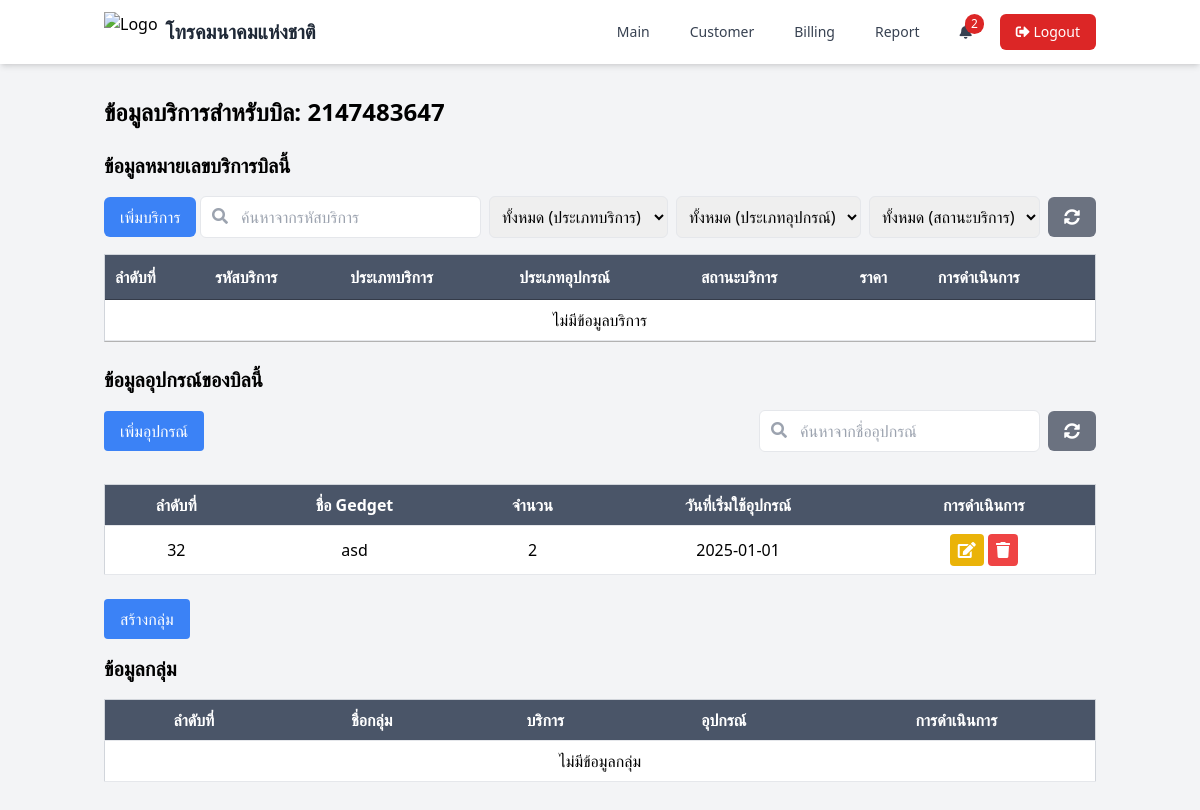
/page/service_bill.php?id_bill=41 (signed in), run on the app's committed database.
### tables this page shows
CREATE TABLE `bill_customer` (
  `id_bill` int(11) NOT NULL,
  `number_bill` int(15) DEFAULT NULL,
  `type_bill` enum('CIP+','Special Bill','Nt1') DEFAULT NULL,
  `status_bill` enum('ใช้งาน','ยกเลิกใช้งาน') DEFAULT NULL,
  `id_customer` int(11) DEFAULT NULL,
  `create_at` date DEFAULT NULL,
  `update_at` date DEFAULT NULL,
  `date_count` int(11) DEFAULT NULL,
  `end_date` date DEFAULT NULL,
  `contact_count` int(11) DEFAULT 0,
  `contact_status` enum('ยังไม่ได้เลือก','ต่อสัญญา','ยกเลิกสัญญา') DEFAULT 'ยังไม่ได้เลือก'
);

CREATE TABLE `gedget` (
  `id_gedget` int(11) NOT NULL,
  `name_gedget` varchar(100) DEFAULT NULL,
  `quantity_gedget` int(5) DEFAULT NULL,
  `id_bill` int(11) NOT NULL,
  `create_at` date DEFAULT NULL
);

### page/service_bill.php (the view, shortened to what this page needs)
<?php
require_once '../function/functions.php';
$id_bill = isset($_GET['id_bill']) ? intval($_GET['id_bill']) : 0;
if ($id_bill > 0) {
    $sql = "SELECT * FROM bill_customer WHERE id_bill = ?";
    $stmt = $conn->prepare($sql);
    $stmt->bind_param("i", $id_bill);
    $stmt->execute();
    $result = $stmt->get_result();
    $bill = $result->fetch_assoc();
    $sql = "SELECT * FROM service_customer WHERE id_bill = ?";
    $stmt = $conn->prepare($sql);
    $stmt->bind_param("i", $id_bill);
    $stmt->execute();
    $services = $stmt->get_result()->fetch_all(MYSQLI_ASSOC);
    $sql = "SELECT * FROM gedget WHERE id_bill = ?";
    $stmt = $conn->prepare($sql);
    $stmt->bind_param("i", $id_bill);
    $stmt->execute();
    $gedgets = $stmt->get_result()->fetch_all(MYSQLI_ASSOC);
    $sql = "SELECT * FROM service_customer WHERE id_bill = ?";
    $stmt = $conn->prepare($sql);
    $stmt->bind_param("i", $id_bill);
    $stmt->execute();
    $services = $stmt->get_result()->fetch_all(MYSQLI_ASSOC);
    $sql = "SELECT * FROM gedget WHERE id_bill = ?";
    $stmt = $conn->prepare($sql);
    $stmt->bind_param("i", $id_bill);
    $stmt->execute();
    $gedgets = $stmt->get_result()->fetch_all(MYSQLI_ASSOC);
    $sql = "SELECT sc.id_service, sc.code_service, sc.type_service, sc.type_gadget, sc.status_service,
    COALESCE(SUM(o.mainpackage_price + o.ict_price), 0) AS total_price
    FROM service_customer sc
    LEFT JOIN package_list pl ON sc.id_service = pl.id_service AND pl.status_package = 'ใช้งาน'
    LEFT JOIN product_list pr ON pl.id_package = pr.id_package AND pr.status_product = 'ใช้งาน'
    LEFT JOIN overide o ON pr.id_product = o.id_product
    WHERE sc.id_bill = ?
    GROUP BY sc.id_service";
    $stmt = $conn->prepare($sql);
    $stmt->bind_param("i", $id_bill);
    $stmt->execute();
    $services = $stmt->get_result()->fetch_all(MYSQLI_ASSOC);
} else {
    header('Location: bill.php');
    exit;
}
?>
<!DOCTYPE html>
<html lang="en">
<head>
    <script src="https://cdn.tailwindcss.com"></script>
    <link rel="stylesheet" type="text/css" href="https://cdn.datatables.net/1.11.5/css/jquery.dataTables.css">
    <link rel="stylesheet" href="https://cdnjs.cloudflare.com/ajax/libs/font-awesome/5.15.4/css/all.min.css">
</head>
<body class="bg-gray-100">
    <?php include './components/navbar.php'; ?>
    <div class="container mx-auto px-4 py-8">
        <h1 class="text-2xl font-bold mb-4">ข้อมูลบริการสำหรับบิล: <?php echo htmlspecialchars($bill['number_bill']); ?></h1>
        <div class="mt-6">
            <h2 class="text-xl font-bold mb-4">ข้อมูลหมายเลขบริการบิลนี้</h2>
                <div class="flex justify-between items-center mb-4">
                    <button onclick="openModal('service')" class="bg-blue-500 text-white px-4 py-2 rounded-md">เพิ่มบริการ</button>
                    <div class="flex items-center">
                        <div class="relative">
                            <input type="text" id="serviceSearch" placeholder="ค้นหาจากรหัสบริการ" class="border p-2 rounded-md pl-10 mr-2">
                            <i class="fas fa-search absolute left-3 top-3 text-gray-400"></i>
                        </div>
                        <select id="serviceTypeFilter" class="p-2 border rounded-md mr-2">
                            <option value="">ทั้งหมด (ประเภทบริการ)</option>
                        </select>
                        <select id="serviceGadgetFilter" class="p-2 border rounded-md mr-2">
                            <option value="">ทั้งหมด (ประเภทอุปกรณ์)</option>
                        </select>
                        <select id="serviceStatusFilter" class="p-2 border rounded-md mr-2">
                            <option value="">ทั้งหมด (สถานะบริการ)</option>
                        </select>
                        <button onclick="resetServiceFilters()" class="bg-gray-500 text-white px-4 py-2 rounded-md"> <i class="fas fa-sync-alt"></i></button>
                    </div>
                </div>
            <table id="serviceTable" class="common-table min-w-full bg-white border border-gray-300">
                <thead>
                    <tr>
                        <th class="py-2 px-4 border-b">ลำดับที่</th>
                        <th class="py-2 px-4 border-b">รหัสบริการ</th>
                        <th class="py-2 px-4 border-b">ประเภทบริการ</th>
                        <th class="py-2 px-4 border-b">ประเภทอุปกรณ์</th>
                        <th class="py-2 px-4 border-b">สถานะบริการ</th>
                        <th class="py-2 px-4 border-b">ราคา</th>
                        <th class="py-2 px-4 border-b">การดำเนินการ</th>
                    </tr>
                </thead>
                <tbody>
                    <?php if (!empty($services)): ?>
                        <?php foreach ($services as $service): ?>
                            <tr>
                                <td class="py-2 px-4 border-b text-center"></td>
                                <td class="py-2 px-4 border-b text-center"><?php echo htmlspecialchars($service['code_service']); ?></td>
                                <td class="py-2 px-4 border-b text-center"><?php echo htmlspecialchars($service['type_service']); ?></td>
                                <td class="py-2 px-4 border-b text-center"><?php echo htmlspecialchars($service['type_gadget']); ?></td>
                                <td class="py-2 px-4 border-b text-center"><?php echo htmlspecialchars($service['status_service']); ?></td>
                                <td class="py-2 px-4 border-b text-center"><?php echo htmlspecialchars($service['total_price'] ?? '0'); ?></td>
                                <td class="py-2 px-4 border-b text-center">
                                    <button onclick="openModal('service', <?php echo $service['id_service']; ?>)" class="bg-yellow-500 text-white px-2 py-1 rounded"> <i class="fas fa-edit"></i></button>
                                    <button onclick="deleteItem('service', <?php echo $service['id_service']; ?>)" class="bg-red-500 text-white px-2 py-1 rounded"><i class="fas fa-trash"></i></button>
                                    <a href="service_detail.php?id_service=<?php echo $service['id_service']; ?>" class="bg-blue-500 text-white px-2 py-1 rounded-md">
                                        <i class="fas fa-info-circle"></i> Info
                                    </a>
                                </td>
                            </tr>
                        <?php endforeach; ?>
                    <?php else: ?>
                        <tr>
                            <td colspan="7" class="py-2 px-4 border-b text-center">ไม่มีข้อมูลบริการ</td>
                        </tr>
                    <?php endif; ?>
                </tbody>
            </table>
        </div>
        <div class="mt-6">
            <h2 class="text-xl font-bold mb-4">ข้อมูลอุปกรณ์ของบิลนี้</h2>
                <div class="flex justify-between items-center mb-4">
                    <button onclick="openModal('gedget')" class="bg-blue-500 text-white px-4 py-2 rounded mb-4">เพิ่มอุปกรณ์</button>
                    <div class="flex justify-between items-center mb-4">
                        <div class="relative">
                            <input type="text" id="gedgetSearch" placeholder="ค้นหาจากชื่ออุปกรณ์" class="border p-2 rounded-md pl-10 mr-2">
                            <i class="fas fa-search absolute left-3 top-3 text-gray-400"></i>
                        </div>
                        <button onclick="resetGedgetFilters()" class="bg-gray-500 text-white px-4 py-2 rounded-md"> <i class="fas fa-sync-alt"></i></button>
                    </div>
                </div>
            <table id="gedgetTable" class="common-table min-w-full bg-white border border-gray-300">
                <thead>
                    <tr>
                        <th class="py-2 px-4 border-b">ลำดับที่</th>
                        <th class="py-2 px-4 border-b">ชื่อ Gedget</th>
                        <th class="py-2 px-4 border-b">จำนวน</th>
                        <th class="py-2 px-4 border-b">วันที่เริ่มใช้อุปกรณ์</th>
                        <th class="py-2 px-4 border-b">การดำเนินการ</th>
                    </tr>
                </thead>
                <tbody>
                    <?php if (!empty($gedgets)): ?>
                        <?php foreach ($gedgets as $gedget): ?>
                            <tr>
                                <td class="py-2 px-4 border-b text-center"><?php echo $gedget['id_gedget']; ?></td>
                                <td class="py-2 px-4 border-b text-center"><?php echo htmlspecialchars($gedget['name_gedget']); ?></td>
                                <td class="py-2 px-4 border-b text-center"><?php echo htmlspecialchars($gedget['quantity_gedget']); ?></td>
                                <td class="py-2 px-4 border-b text-center"><?php echo htmlspecialchars($gedget['create_at']); ?></td>
                                <td class="py-2 px-4 border-b text-center">
                                    <button onclick="openModal('gedget', <?php echo $gedget['id_gedget']; ?>)" class="bg-yellow-500 text-white px-2 py-1 rounded"> <i class="fas fa-edit"></i></button>
                                    <button onclick="deleteItem('gedget', <?php echo $gedget['id_gedget']; ?>)" class="bg-red-500 text-white px-2 py-1 rounded"><i class="fas fa-trash"></i></button>
                                </td>
                            </tr>
                        <?php endforeach; ?>
                    <?php else: ?>
                        <tr>
                            <td colspan="4" class="py-2 px-4 border-b text-center">ไม่มีข้อมูล Gedget</td>
                        </tr>
                    <?php endif; ?>
                </tbody>
            </table>
        </div>
        <div class="mt-6">
            <button onclick="openModal('group')" class="bg-blue-500 text-white px-4 py-2 rounded mb-4">สร้างกลุ่ม</button>
            <h2 class="text-xl font-bold mb-4">ข้อมูลกลุ่ม</h2>
            <table id="groupTable" class="common-table min-w-full bg-white border border-gray-300">
                <thead>
                    <tr>
                        <th class="py-2 px-4 border-b">ลำดับที่</th>
                        <th class="py-2 px-4 border-b">ชื่อกลุ่ม</th>
                        <th class="py-2 px-4 border-b">บริการ</th>
                        <th class="py-2 px-4 border-b">อุปกรณ์</th>
                        <th class="py-2 px-4 border-b">การดำเนินการ</th>
                    </tr>
                </thead>
                <tbody>
                    <?php
                    $sql = "SELECT * FROM group_service WHERE id_bill = ?";
                    $stmt = $conn->prepare($sql);
                    $stmt->bind_param("i", $id_bill);
                    $stmt->execute();
                    $groups = $stmt->get_result()->fetch_all(MYSQLI_ASSOC);
                    if (!empty($groups)): ?>
                        <?php foreach ($groups as $group): ?>
                            <?php
                            $sql = "SELECT * FROM group_servicedetail WHERE id_group = ?";
                            $stmt = $conn->prepare($sql);
                            $stmt->bind_param("i", $group['id_group']);
                            $stmt->execute();
                            $groupDetails = $stmt->get_result()->fetch_all(MYSQLI_ASSOC);
                            $servicesInGroup = [];
                            $gedgetsInGroup = [];
                            foreach ($groupDetails as $detail) {
                                if ($detail['id_service']) {
                                    $sql = "SELECT * FROM service_customer WHERE id_service = ?";
                                    $stmt = $conn->prepare($sql);
                                    $stmt->bind_param("i", $detail['id_service']);
                                    $stmt->execute();
                                    $service = $stmt->get_result()->fetch_assoc();
                                    if ($service) {
                                        $servicesInGroup[] = $service['code_service'];
                                    }
                                }
                                if ($detail['id_gedget']) {
                                    $sql = "SELECT * FROM gedget WHERE id_gedget = ?";
                                    $stmt = $conn->prepare($sql);
                                    $stmt->bind_param("i", $detail['id_gedget']);
                                    $stmt->execute();
                                    $gedget = $stmt->get_result()->fetch_assoc();
                                    if ($gedget) {
                                        $gedgetsInGroup[] = $gedget['name_gedget'];
                                    }
                                }
                            }
                            ?>
                            <tr>
                                <td class="py-2 px-4 border-b text-center"><?php echo $group['id_group']; ?></td>
                                <td class="py-2 px-4 border-b text-center"><?php echo htmlspecialchars($group['group_name']); ?></td>
                                <td class="py-2 px-4 border-b text-center"><?php echo implode(', ', $servicesInGroup); ?></td>
                                <td class="py-2 px-4 border-b text-center"><?php echo implode(', ', $gedgetsInGroup); ?></td>
                                <td class="py-2 px-4 border-b text-center">
                                    <button onclick="openModal('group', <?php echo $group['id_group']; ?>)" class="bg-yellow-500 text-white px-2 py-1 rounded"> <i class="fas fa-edit"></i></button>
                                    <button onclick="deleteItem('group', <?php echo $group['id_group']; ?>)" class="bg-red-500 text-white px-2 py-1 rounded"><i class="fas fa-trash"></i></button>
                                </td>
                            </tr>
                        <?php endforeach; ?>
                    <?php else: ?>
                        <tr>
                            <td colspan="5" class="py-2 px-4 border-b text-center">ไม่มีข้อมูลกลุ่ม</td>
                        </tr>
                    <?php endif; ?>
                </tbody>
            </table>
        </div>
    </div>
</body>
</html>

### page/service_bill.php (style rules this page uses)
.common-table thead th { background-color: #4a5568; color: white; }
.common-table tbody tr { background-color: rgb(255, 255, 255); }

### data on the page
bill_customer: number_bill "2147483647"
gedget: id_gedget "32", name_gedget "asd", quantity_gedget "2", create_at "2025-01-01"

### other printed values
$near_expiry_count "2"
